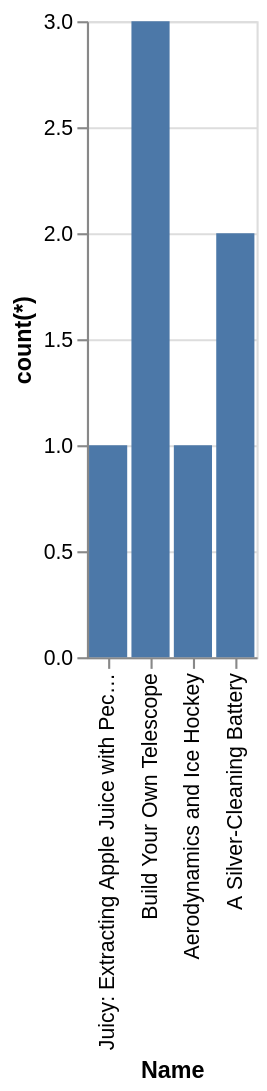

Here is the Vega-Lite specification saved for this chart:
### Vega-Lite specification from a JSON file in a GitHub repository (floating-point values rounded to 4 significant figures)
{"data": {"values": [{"x_data": "Juicy: Extracting Apple Juice with Pectinase", "y_data": 1}, {"x_data": "Build Your Own Telescope", "y_data": 3}, {"x_data": "Aerodynamics and Ice Hockey", "y_data": 1}, {"x_data": "A Silver-Cleaning Battery", "y_data": 2}]}, "mark": "bar", "encoding": {"x": {"field": "x_data", "type": "nominal", "title": "Name", "sort": "descending"}, "y": {"field": "y_data", "type": "quantitative", "title": "count(*)"}}}
